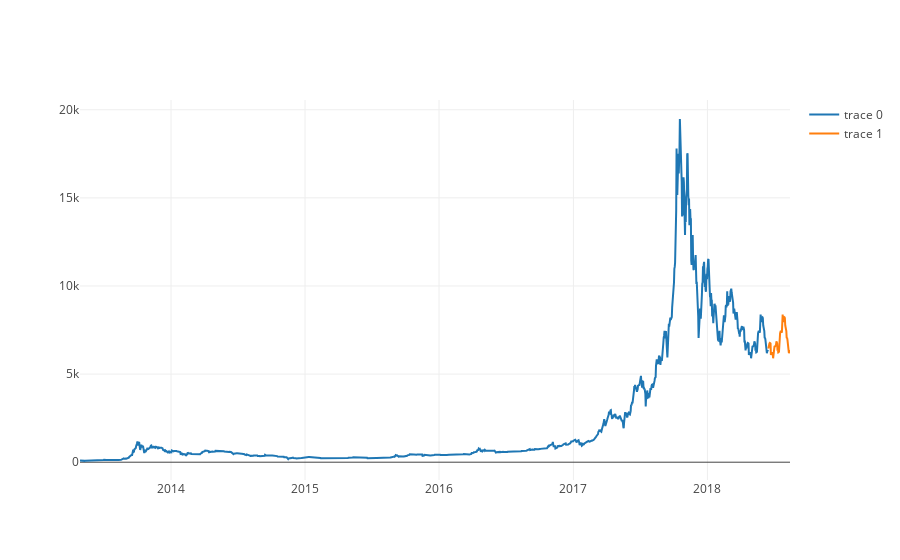

The notebook cell this image was saved under:
### Markdown cell above
Derrick Mwiti in his writting on KDnuggets suggest to scal the data when working with deep learning models for better performance. Scikit-Learn offers solutions to this problem. We're going to follow the example of Derrick and scale it with *MinMaxScaler* and scale between 0 and 1, but remember that exists other alternatives of transformations like logarithmic transformation. Furthermore, the training will be compounded by 60 examples.

### Code cell
btc_data_1 = go.Scatter(x=ts_BTC.iloc[60:].index, y=ts_BTC.values)
btc_data_2 = go.Scatter(x=ts_BTC.iloc[:60].index, y=ts_BTC.values)
data_plot = [btc_data_1, btc_data_2]
# Plot figure
iplot(data_plot)

### Figure 1 — Plotly figure (JSON) as saved in the notebook; plotly's stock layout.template omitted (floating-point values rounded to 4 significant figures; data arrays with more than 128 entries replaced by an {"elided": "..."} marker saying what was removed)
{"data": [{"x": {"elided": "1875 str values"}, "y": {"elided": "1935 float values"}, "type": "scatter", "uid": "1f15de99-7d48-4ec2-b96c-3d150caf97cc"}, {"x": ["2018-08-14", "2018-08-13", "2018-08-12", "2018-08-11", "2018-08-10", "2018-08-09", "2018-08-08", "2018-08-07", "2018-08-06", "2018-08-05", "2018-08-04", "2018-08-03", "2018-08-02", "2018-08-01", "2018-07-31", "2018-07-30", "2018-07-29", "2018-07-28", "2018-07-27", "2018-07-26", "2018-07-25", "2018-07-24", "2018-07-23", "2018-07-22", "2018-07-21", "2018-07-20", "2018-07-19", "2018-07-18", "2018-07-17", "2018-07-16", "2018-07-15", "2018-07-14", "2018-07-13", "2018-07-12", "2018-07-11", "2018-07-10", "2018-07-09", "2018-07-08", "2018-07-07", "2018-07-06", "2018-07-05", "2018-07-04", "2018-07-03", "2018-07-02", "2018-07-01", "2018-06-30", "2018-06-29", "2018-06-28", "2018-06-27", "2018-06-26", "2018-06-25", "2018-06-24", "2018-06-23", "2018-06-22", "2018-06-21", "2018-06-20", "2018-06-19", "2018-06-18", "2018-06-17", "2018-06-16"], "y": {"elided": "1935 float values"}, "type": "scatter", "uid": "92dffeb4-a038-4b8c-95d9-64a34374670d"}], "layout": {}}
